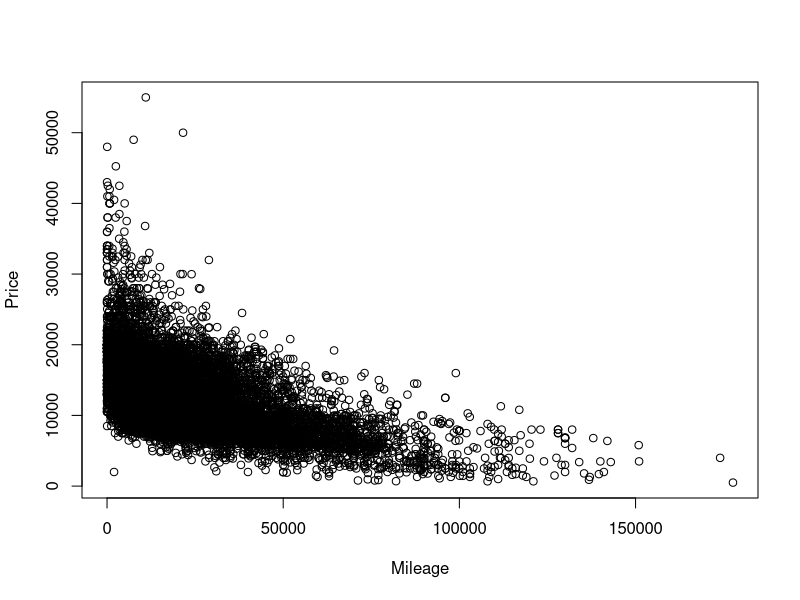
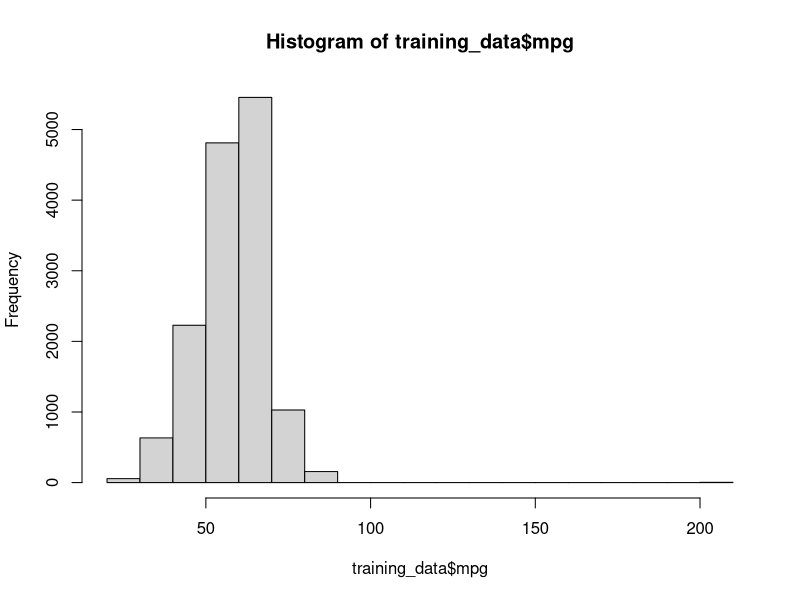

Generate these figures, in order, with R: (Note: this script raises an error after producing the figures.)
## ---- chunk 1
setwd("Program 2")
ford_listings <- read.csv("./data/ford.csv")
## ---- chunk 2
eighty <- sample(1:nrow(ford_listings), nrow(ford_listings)*0.8, replace=FALSE)
training_data  <- ford_listings[eighty, ]
testing_data   <- ford_listings[-eighty, ]
## ---- chunk 3
head(training_data, 5)
summary(training_data)
mean(training_data$price)
median(training_data$mileage)
sum(training_data$tax)
## ---- chunk 4
plot(training_data$mileage, training_data$price, xlab = "Mileage", ylab = "Price") #nolint
## ---- chunk 5
hist(training_data$mpg)
## ---- chunk 6
set.seed(1234)
regression_model <- glm(training_data$model ~ ., data = training_data, family = binomial(link = "logit")) # nolint
summary(regression_model)
## ---- chunk 7
library(e1071)
bayes_model <- naiveBayes(as.factor(training_data$model)~., data = training_data, type="class") # nolint
prediction_model <- predict(bayes_model, newdata = testing_data)
accuracy <- mean(prediction_model == testing_data$model)
accuracy
